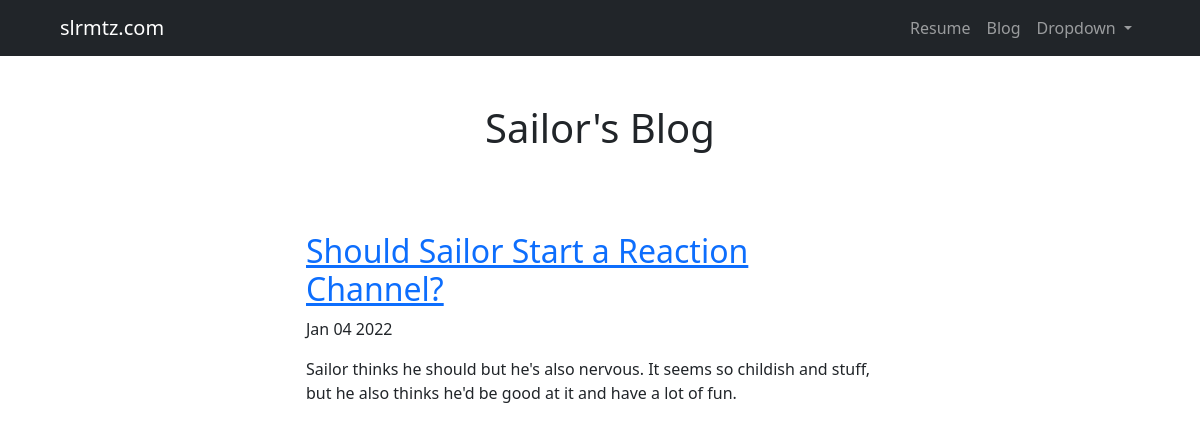
Screenshot of /blog/ with the database file from the repository.
### blog/models.py (models this page shows)
class BlogProject(models.Model):
    blog_title = models.CharField(max_length=200)
    blog_date = models.DateField()
    blog_description = models.TextField()

### blog/views.py (the view)
# urls.py: path('', views.all_blogs, name="all_blogs"),
def all_blogs(request):
    blog_project = BlogProject.objects.all()
    return render(request, 'blog/all_blogs.html', {'blog_project':blog_project})

### blog/templates/blog/all_blogs.html
{% extends 'portfolio/base.html' %}
{% block content %}
<div class="row justify-content-center">
  <div class="col-5 my-5" align="center">
    <h1>Sailor's Blog</h1>
  </div>
</div>
<br>
<div class="row justify-content-center">
  <div class="col-sm-9 col-md-6">
    {% for blog in blog_project %}
    <a href="{% url 'blog:detail' blog.id %}"><h2>{{ blog.blog_title }}</h2></a>
    <p>{{ blog.blog_date | date:'M d Y' }}</p>
    <p>{{ blog.blog_description }}</p>
    {% endfor %}
  </div>
</div>
{% endblock %}

### rows the page displays
BlogProject: blog_title "Should Sailor Start a Reaction Channel?", blog_date "Jan 04 2022", blog_description "Sailor thinks he should but he's also nervous. It seems so childish and stuff, but he also thinks he'd be good at it and have a lot of fun."
